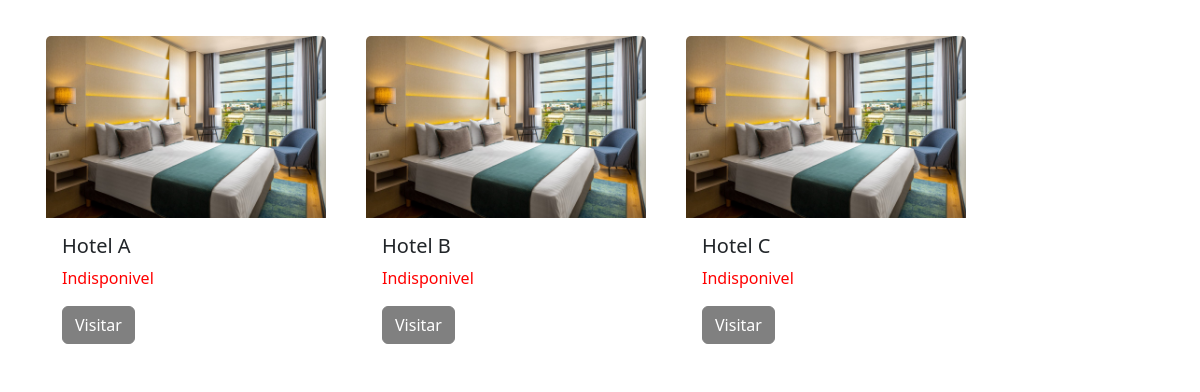
The page /site/poshotel.php?cidade=2 on the database its author committed.
### tables this page shows
CREATE TABLE `tb_hotel` (
  `idtb_hotel` int(11) NOT NULL,
  `nome_hotel` varchar(50) NOT NULL,
  `tb_lugar_idtb_lugar` int(11) NOT NULL,
  `preco_hotel` int(11) NOT NULL,
  `data_disponivel_ida` date NOT NULL,
  `data_disponivel_volta` date NOT NULL,
  KEY `tb_lugar_idtb_lugar` (`tb_lugar_idtb_lugar`),
  CONSTRAINT `tb_hotel_ibfk_1` FOREIGN KEY (`tb_lugar_idtb_lugar`) REFERENCES `tb_lugar` (`idtb_lugar`)
);

### site/poshotel.php (the view, shortened to what this page needs)
<!DOCTYPE html>
<html lang="en">
<head>
    <link href="https://cdn.jsdelivr.net/npm/bootstrap@5.3.0/dist/css/bootstrap.min.css" rel="stylesheet">
</head>
<body>
<div class="container">
<?php
$idlugar = $_GET['cidade'];
$conexao = mysqli_connect('db','root','123','db_turismo');
$sql = "SELECT * FROM tb_hotel WHERE tb_lugar_idtb_lugar = '$idlugar'";
$result = $conexao->query($sql);
if ($result->num_rows > 0) {
    while($row = $result->fetch_assoc()) {
        $dataida = $_GET['dataida'];
        $bd_ida = $row['data_disponivel_ida'];
        if ($bd_ida <= $dataida){
            $disponivel = "<p class='card-text disponivel'>Disponivel</p>";
            $botao = "<a href='' class='btn btn-primary'>Visitar</a>";
        } else{
            $disponivel = "<p class='card-text indisponivel'>Indisponivel</p>";
            $botao = "<a href='' class='btn btn-secondary btn-indpon' readonly>Visitar</a>";
        }
        echo "<div class='card' style='width: 18rem;'>";
        echo "<img class='card-img-top' src='imagens/hotel/hotel.jpeg' alt='Card image cap'>";
        echo "<div class='card-body'>";
        echo "<h5 class='card-title'>".$row["nome_hotel"]."</h5>";
        echo $disponivel;
        echo $botao;
        echo "</div>";
        echo "</div>";
    }
} else {
    echo "<p style='background-color: white; width: 100%;'>0 results</p>";
}
?>
</div>
</body>
</html>

### site/poshotel.php (style rules this page uses)
body { margin: 0; padding: 0; background-color: transparent; }
.container { margin-top: 2em; display: flex; flex-wrap: wrap; gap: 2em; }
.container .card { border: 4px solid rgba(255,255,255,0.5); }
.card .indisponivel { color: red; }
.card .btn-indpon { background-color: gray; border-color: gray; }
.card .btn-indpon { background-color: gray; }

### rows shown on the page
tb_hotel: nome_hotel "Hotel A", data_disponivel_ida "Indisponivel"
tb_hotel: nome_hotel "Hotel B", data_disponivel_ida "Indisponivel"
tb_hotel: nome_hotel "Hotel C", data_disponivel_ida "Indisponivel"
